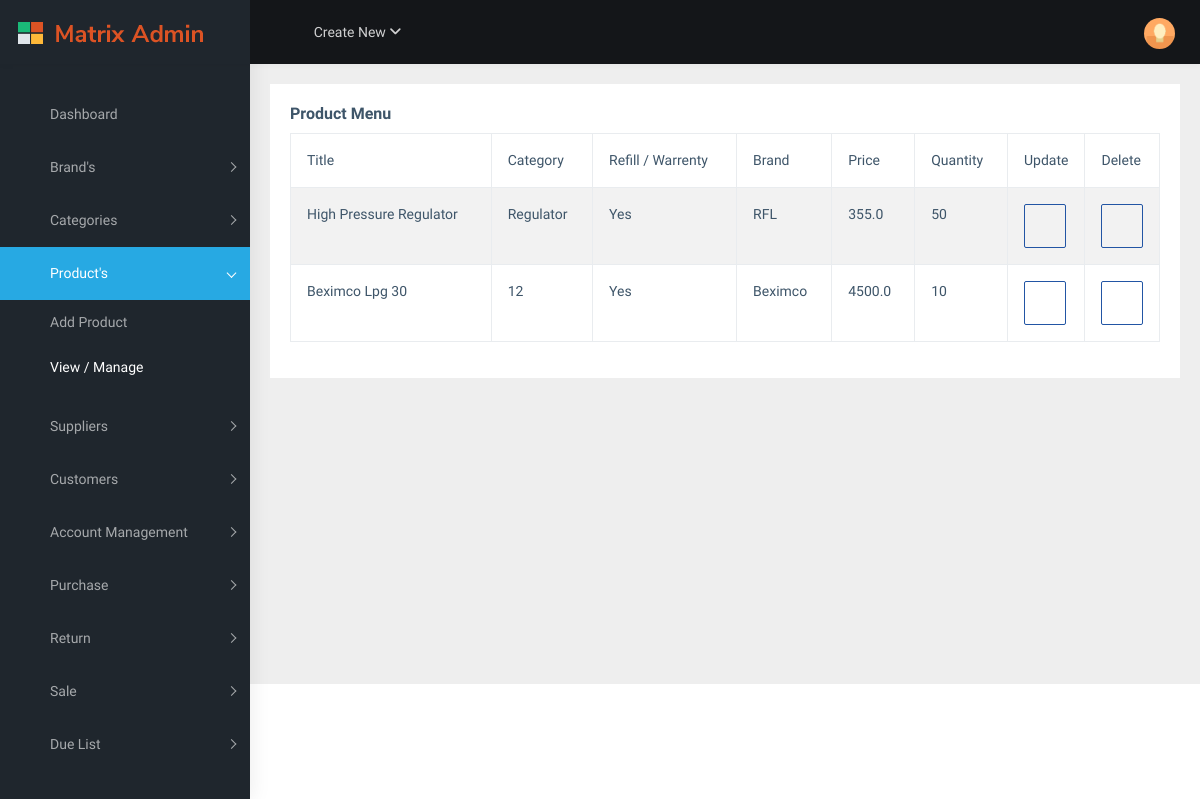
The app's page /product/ with its own data.
### mart/models.py (models this page shows, shortened)
class Product(models.Model):
	brand = models.ForeignKey(Brand, on_delete=models.CASCADE)
	category = models.ForeignKey(Category, on_delete=models.CASCADE)
	title = models.CharField(max_length=200)
	price = models.FloatField()
	quantity = models.IntegerField()
	is_refill = models.BooleanField(default=True)
	created_at = models.DateTimeField(auto_now_add=True)

### Inventory/models.py (models this page shows)
class Category(models.Model):
	weight = models.CharField(max_length=100, null=False, blank=False)
	created_at = models.DateTimeField(auto_now_add=True)
	def __str__(self):
		return str(self.weight)
	class Meta:
		verbose_name_plural='Categories'

class Brand(models.Model):
	name = models.CharField(max_length=200, blank=False, null=False)
	email = models.EmailField(blank=False, null=False)
	phone = models.CharField(max_length=18)
	address = models.CharField(max_length=200, default='Unknown')
	created_at = models.DateTimeField(auto_now_add=True)
	def __str__(self):
		return self.name

### mart/views.py (the view)
# urls.py: path('product/', views.product_view, name='product'),
@cache_page(60*15)
def product_view(request):
	product = Product.objects.all().order_by('-created_at')
	print('DB Called.....')
	context = {'products':product}
	return render(request, 'mart/product.html', context)

### templates/mart/product.html (shortened to what this page needs)
{% extends 'base.html' %}
{% block content %}
<div class="page-wrapper">
<div class="container-fluid">
 <div class="card">
    <div class="card-body">
      <h5 class="card-title">Product Menu </h5>
      <div class="table-responsive">
        <table
          id="zero_config"
          class="table table-striped table-bordered"
        >
          <thead>
            <tr>
              <th>Title</th>
              <th>Category</th>
              <th>Refill / Warrenty </th>
              <th>Brand</th>
              <th>Price</th>
              <th>Quantity</th>
              <th class="col-md-1">Update</th>
              <th class="col-md-1">Delete</th>
            </tr>
          </thead>
          <tbody>
        {% for product in products %}
            <tr>
              <td>{{product.title}}</td>
              <td>{{product.category}}</td>
              <td>{% if product.is_refill %} Yes {% else %} No {% endif %}</td>
              <td>{{product.brand}}</td>
              <td>{{product.price}}</td>
              <td>{{ product.quantity }}</td>
              <td><a href="{% url 'mart:update_product' product.id %}" class="btn btn-outline-info"><i class="mdi mdi-pencil-box" style="font-size: 20px;"></i></a></td>
              <td>
              <form id="delete-form-{{ product.id }}" method="post" action="{% url 'mart:delete_product' product.id %}">
                <button type="button" onclick="showDeleteConfirmation({{ product.id }})" class="btn btn-outline-info">
                  <i class="mdi mdi-delete" style="font-size: 20px;"></i>
                </button>
              </form>
            </td>
            </tr>
        {% endfor %}
          </tbody>
        </table>
      </div>
    </div>
  </div>
</div>
</div>
</div>
{% endblock %}

### records on screen
Product: title "High Pressure Regulator", category "Regulator", is_refill "Yes", brand "RFL", price "355.0", quantity "50"
Product: title "Beximco Lpg 30", category "12", is_refill "Yes", brand "Beximco", price "4500.0", quantity "10"
